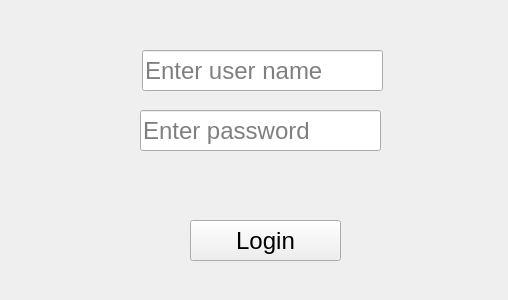
<?xml version="1.0" encoding="UTF-8"?>
<ui version="4.0">
 <class>Form</class>
 <widget class="QWidget" name="Form">
  <property name="geometry">
   <rect>
    <x>0</x>
    <y>0</y>
    <width>508</width>
    <height>300</height>
   </rect>
  </property>
  <property name="font">
   <font>
    <pointsize>18</pointsize>
   </font>
  </property>
  <property name="windowTitle">
   <string>Login Form</string>
  </property>
  <widget class="QPushButton" name="btn_login_from_login">
   <property name="geometry">
    <rect>
     <x>190</x>
     <y>220</y>
     <width>151</width>
     <height>41</height>
    </rect>
   </property>
   <property name="text">
    <string>Login</string>
   </property>
  </widget>
  <widget class="QLineEdit" name="login_form_username">
   <property name="geometry">
    <rect>
     <x>142</x>
     <y>50</y>
     <width>241</width>
     <height>41</height>
    </rect>
   </property>
   <property name="placeholderText">
    <string>Enter user name</string>
   </property>
  </widget>
  <widget class="QLineEdit" name="login_form_password">
   <property name="geometry">
    <rect>
     <x>140</x>
     <y>110</y>
     <width>241</width>
     <height>41</height>
    </rect>
   </property>
   <property name="echoMode">
    <enum>QLineEdit::Password</enum>
   </property>
   <property name="placeholderText">
    <string>Enter password</string>
   </property>
  </widget>
  <widget class="QLabel" name="login_error_message">
   <property name="geometry">
    <rect>
     <x>140</x>
     <y>170</y>
     <width>281</width>
     <height>21</height>
    </rect>
   </property>
   <property name="font">
    <font>
     <pointsize>11</pointsize>
    </font>
   </property>
   <property name="styleSheet">
    <string notr="true">color: rgb(255, 0, 0);</string>
   </property>
   <property name="text">
    <string/>
   </property>
  </widget>
 </widget>
 <resources/>
 <connections/>
</ui>
